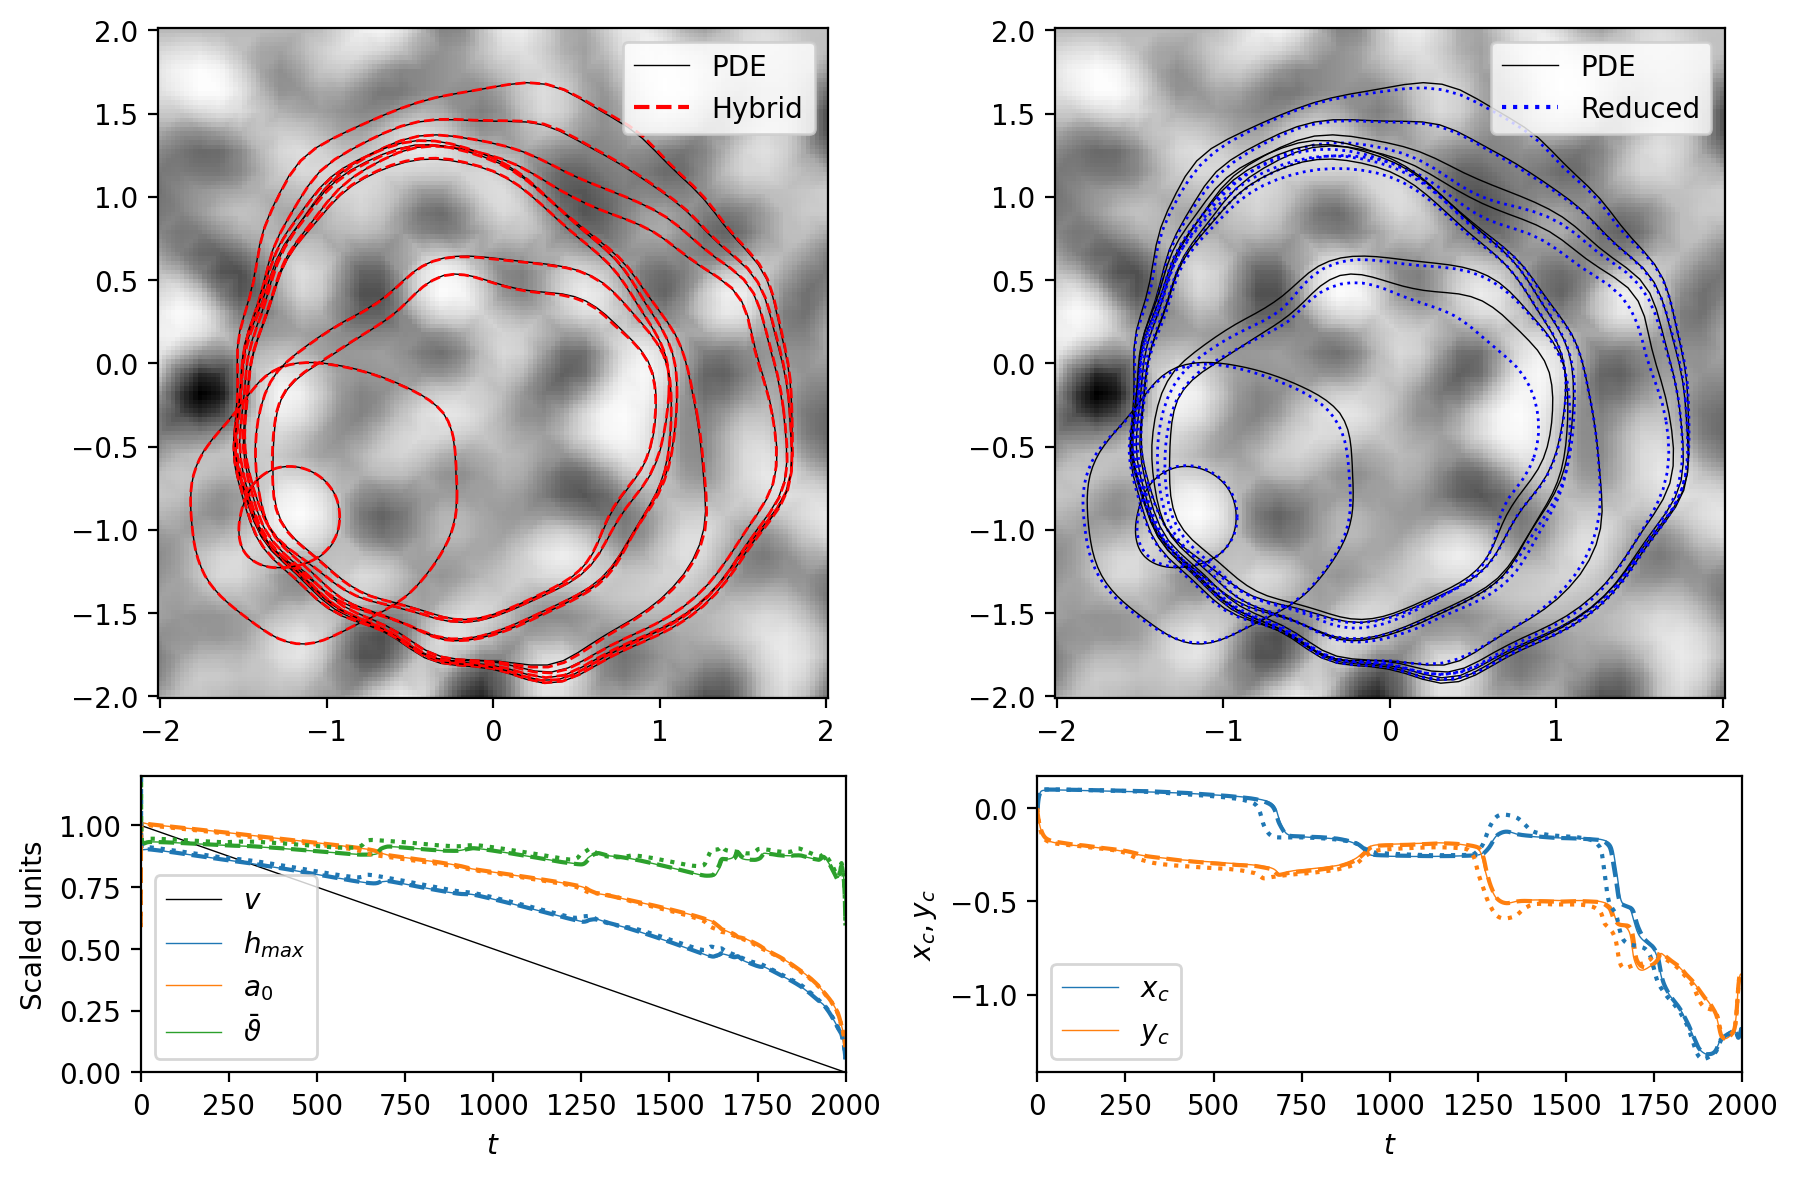

Here is the Python script that generated this plot:
# -*- coding: utf-8 -*-
"""
Data generation for figure 02
"""
import sys
sys.path.append("../main/")
import numpy as np
from ODEdrop import *
from scipy.interpolate import LinearNDInterpolator
from scipy.spatial import Delaunay
from matplotlib.gridspec import GridSpec

# Linear Mass loss
def V(t):
    return (  np.pi*(2-t*1e-3), -1e-3*np.pi)

# HETEROGENEITY FUNCTION
het_data = loadmat("Figure02_het.mat")
het_X = het_data["X"].flatten()
het_Y = het_data["Y"].flatten()
het_g = het_data["F"].flatten()
ix = (np.abs(het_X)<=2) & (np.abs(het_Y)<=2)
het_X = het_X[ix]
het_Y = het_Y[ix]
het_g = het_g[ix]

# Compute the triangulation
tri = Delaunay(list(zip(het_X, het_Y)))  

# Perform the interpolation with the given values
ginterp = LinearNDInterpolator(tri, het_g)
g = lambda x,y: ginterp(x,y)

# SHADE PROFILE
Npt = 150
xf,yf = np.meshgrid(np.linspace(-2,2,Npt),np.linspace(-2,2,Npt))
Gf = g(xf,yf)

# LOAD PDE DATA
PDEdata = loadmat("Figure02_PDE.mat")

# Azimuthal points for PDE
n = 100
Tplotab = np.array([10,200,400,600,800,1000,1200,1400,1600,1800,1990]) 
u = 2*np.pi*np.arange(1,n+1)/n
Xc = PDEdata["X"]
Yc = PDEdata["Y"]
CL = PDEdata["Bound"]
tPDE=PDEdata["tPDE"]

fig = plt.figure(figsize=(9,6),tight_layout=True)
gs = GridSpec(3, 2, figure=fig)
axtop = (fig.add_subplot(gs[0:2, 0],adjustable='box',aspect=1), \
         fig.add_subplot(gs[0:2, 1],adjustable='box',aspect=1))
axbot = (fig.add_subplot(gs[2, 0]),fig.add_subplot(gs[2, 1]))

for ax in [0,1]:
    # DRAW SURFACE
    axtop[ax].pcolor(xf[0],yf[:,0],Gf,shading='auto',cmap='Greys')
    
    # MAKE LEGENDS
    ls = ['r--','b:']
    lab = ['Hybrid','Reduced']
    axtop[ax].plot([],'k',lw=0.5,label='PDE')
    axtop[ax].plot([],ls[ax],label=lab[ax])
    axtop[ax].legend()
    
    # SOLVE ODE SYSTEM
    drop = ODEdrop(n=100,het=g,t_end=1999,V=V,method='LSODA',bim=(ax==0))
    drop.solve()
    
    # CONTACT LINE PROFILES - SUBPLOTS (a) and (b)
    for i in Tplotab:
        # PLOT PDE SOLUTION
        X = Xc[10*i] + CL[10*i,:]*np.cos(u)
        Y = Yc[10*i] + CL[10*i,:]*np.sin(u)
        axtop[ax].fill(X,Y,edgecolor='k',fill=False,lw=0.5)
        
        # PLOT ODE SOLUTION
        X,Y = drop.getcl(i)
        axtop[ax].fill(X,Y,ls=ls[ax][1:],edgecolor=ls[ax][0],fill=False)
    
    # SUBPLOT (c)
    scale1 = 1.7
    scale2 = 1.5
    Tplot = tPDE[:-10:10].flatten()
    Vol = V(Tplot)[0].flatten()
    Xode,Yode,Rode = drop.getcl(Tplot,coord='polar')
    if ax==0:
        axbot[0].plot([0,2000],[1,0],'k',label='$v$',lw=0.5)
        Rmean = np.mean(CL[:-10:10,:],axis=1)
        θmean = 4*Vol/(np.pi*Rmean**3)
        axbot[0].plot(Tplot,0.5*Rmean*θmean/scale2,label='$h_{max}$',lw=0.5)
        axbot[0].plot(Tplot,Rmean/scale1,label='$a_0$',lw=0.5)
        axbot[0].plot(Tplot,θmean/scale1,label='$\\bar{\\vartheta}$',lw=0.5)
        
        axbot[0].set_xlim([0,2000])
        axbot[0].set_ylim([0,1.2])
        axbot[0].set_xlabel('$t$')
        axbot[0].set_ylabel('Scaled units')
        axbot[0].legend()

    axbot[0].set_prop_cycle(None)
    Rmean = np.mean(Rode,axis=1)
    θmean = 4*Vol/(np.pi*Rmean**3)
    axbot[0].plot(Tplot,0.5*Rmean*θmean/scale2,ls[ax][1:],lw=1.5)
    axbot[0].plot(Tplot,Rmean/scale1,ls[ax][1:],lw=1.5)
    axbot[0].plot(Tplot,θmean/scale1,ls[ax][1:],lw=1.5)
    
    
    # SUBPLOT (d)
    if ax==0:
        axbot[1].plot(Tplot,Xc[:-10:10],label='$x_c$',lw=0.5)
        axbot[1].plot(Tplot,Yc[:-10:10],label='$y_c$',lw=0.5)
        axbot[1].set_xlim([0,2000])
        axbot[1].set_xlabel('$t$')
        axbot[1].set_ylabel('$x_c,y_c$')
        axbot[1].legend()
    
    axbot[1].set_prop_cycle(None)
    axbot[1].plot(Tplot,Xode,ls[ax][1:],lw=1.5)
    axbot[1].plot(Tplot,Yode,ls[ax][1:],lw=1.5)
        
plt.savefig('Figure02.png',bbox_inches='tight', dpi=200)